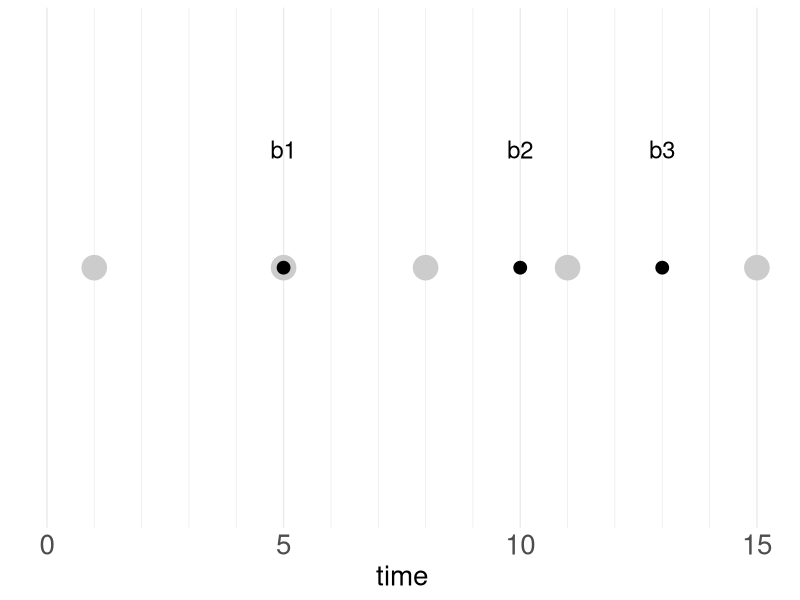
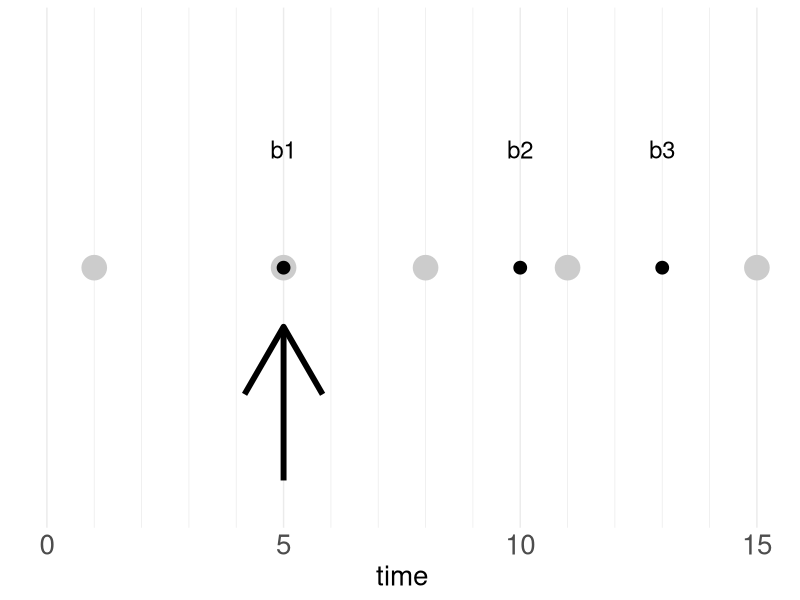
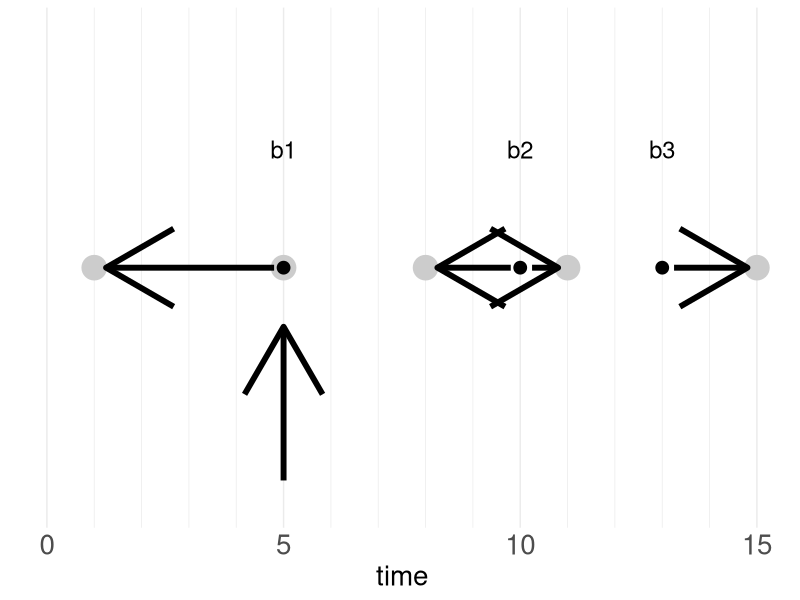
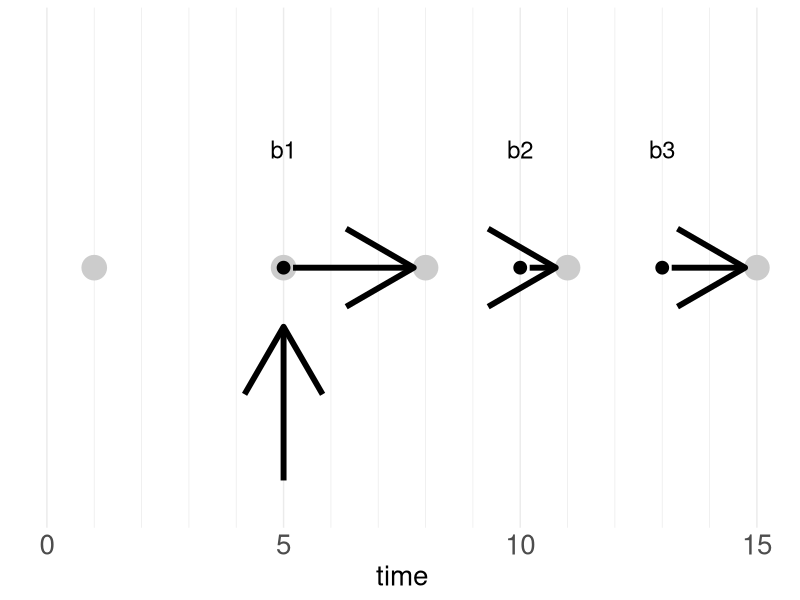
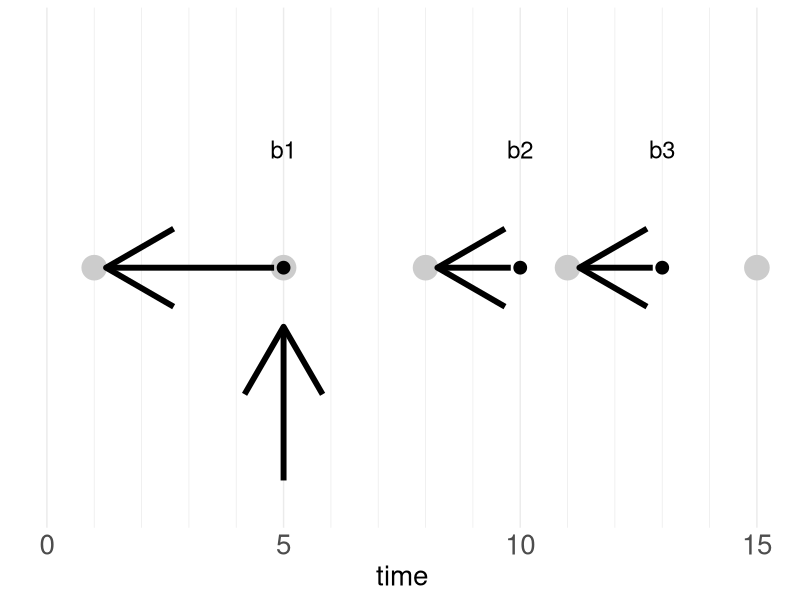
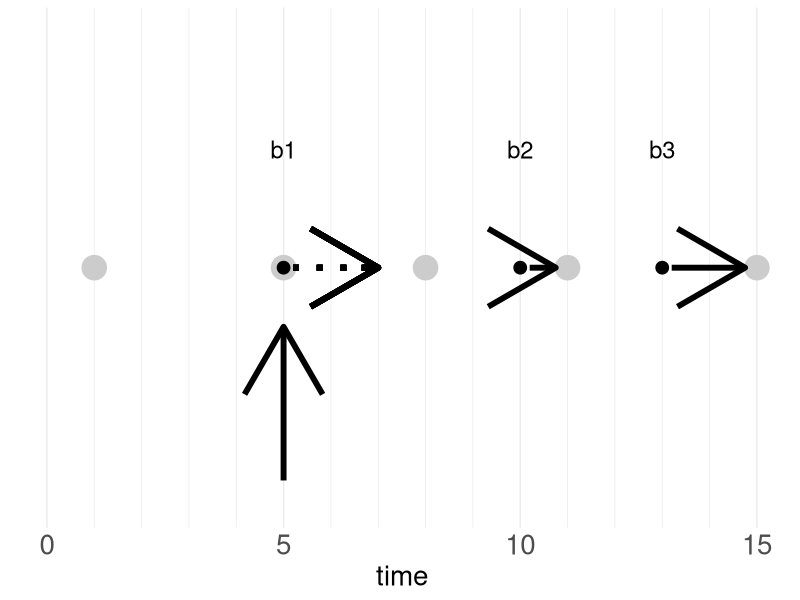
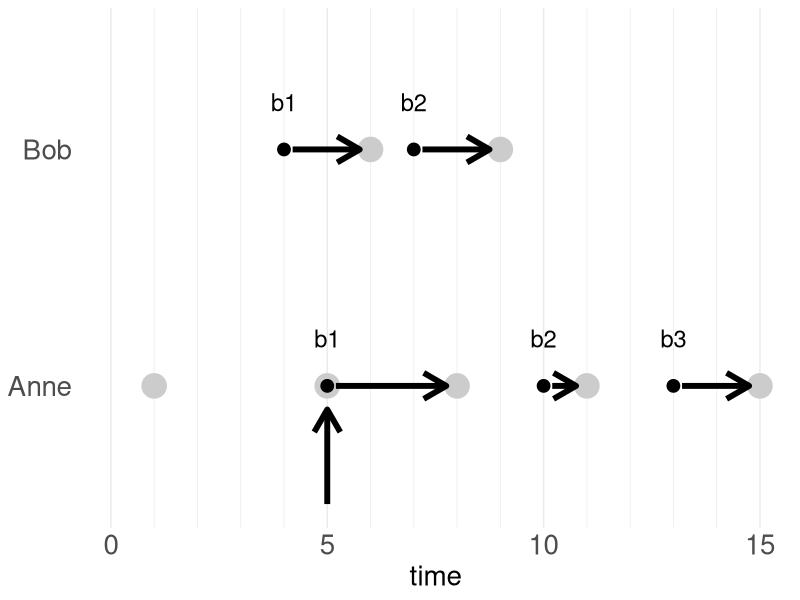
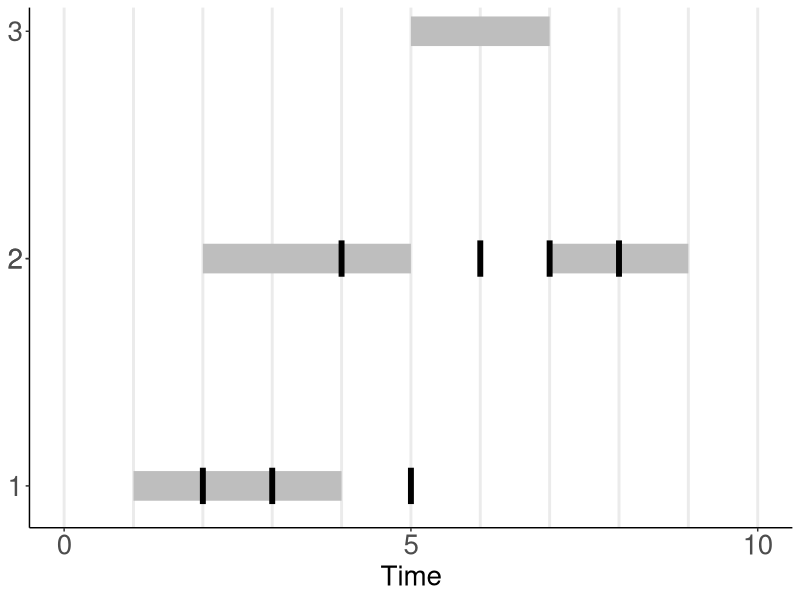

These charts were generated, in order, by the following R code:
## ---- chunk 1
knitr::opts_chunk$set(
  collapse = TRUE,
  comment = "#"
)
## ---- chunk 2
library(data.table)
library(ggplot2)
## ---- chunk 3
library(data.table)
grey <- data.table(time = c(1, 5, 8, 11, 15),
                   v_grey = paste0("g", 1:5))

black <- data.table(time = c(5, 10, 13),
                    v_black = paste0("b", 1:3))

grey
black
## ---- chunk 4

d <- rbindlist(list(grey = grey, black = black), use.names = FALSE, idcol = "device")
setnames(d, c("device", "time", "v"))

# set factor levels for plot order
d[ , device := factor(device, levels = c("grey", "black"))]
## ---- chunk 5

p <- ggplot(d, aes(x = time, y = 1)) +
  geom_point(aes(color = device, size = device)) +
  geom_text(data = d[device == "black"],
            aes(color = device, label = v, y = 1.5), size = 6) +
  scale_x_continuous(limits = c(0, 15),
                     breaks = seq(0, 15, by = 5),
                     minor_breaks = 0:15) +
  scale_y_continuous(limits = c(0, 2)) +
  scale_color_manual(values = c("grey80", "black"), guide = FALSE) +
  scale_size_manual(values = c(8, 4), guide = FALSE) + 
  theme_minimal() +
  theme(panel.grid.major.y = element_blank(),
        panel.grid.minor.y = element_blank(),
        axis.title.y = element_blank(),
        axis.text.y = element_blank(),
        axis.text.x = element_text(size = 20),
        axis.title.x = element_text(size = 20))
p
  
  #geom_text(data = d[g == "grey"], aes(y = 0.8)) +
## ---- chunk 6
grey[c(2, 4)]
## ---- chunk 7
grey[time >= 10]
## ---- chunk 8
black[grey, on = .(time)] 
## ---- chunk 9

d_join <- black[grey, on = "time"]
p +
  geom_segment(data = d_join[!is.na(v_black)],
               aes(x = time, xend = time, y = 0.1, yend = 0.75),
               arrow = arrow(length = unit(0.15, "npc")),
               color = "black", size = 2)
## ---- chunk 10
black[grey, on = "time", roll = "nearest"]
## ---- chunk 11
black[grey, on = "time", .(time_grey = i.time, time_black = x.time, v_black), roll = "nearest"]
## ---- chunk 12

d_near <- black[grey, on = "time", .(x.time, i.time, v_grey, v_black), roll = "nearest"]

p +
  geom_segment(data = d_near[x.time == i.time],
               aes(x = x.time, xend = i.time, y = 0.1, yend = 0.75),
               arrow = arrow(length = unit(0.15, "npc")),
               color = "black", size = 2) +
  geom_segment(data = d_near[x.time > i.time],
               aes(x = x.time - 0.2, xend = i.time + 0.25, y = 1, yend = 1),
               arrow = arrow(length = unit(0.15, "npc")),
               color = "black", size = 2) +
  geom_segment(data = d_near[x.time < i.time],
               aes(x = x.time + 0.25, xend = i.time - 0.2, y = 1, yend = 1),
               arrow = arrow(length = unit(0.15, "npc")),
               color = "black", size = 2)
## ---- chunk 13
black[grey, on = "time", .(time_black = x.time, time_grey = i.time, v_black),
      roll = Inf]
## ---- chunk 14


d_roll_inf <- black[grey, on = "time", .(i.time, x.time, v_black),
                  roll = Inf]
p +
  geom_segment(data = d_roll_inf[x.time == i.time],
               aes(x = x.time, xend = i.time, y = 0.1, yend = 0.75),
               arrow = arrow(length = unit(0.15, "npc")),
               color = "black", size = 2) +
  geom_segment(data = d_roll_inf[x.time < i.time],
               aes(x = x.time + 0.2, xend = i.time - 0.25, y = 1, yend = 1),
               arrow = arrow(length = unit(0.15, "npc")),
               color = "black", size = 2)
## ---- chunk 15

d_roll_neg <- black[grey, on = "time", .(i.time, x.time, v_black), roll = -Inf]

p +
  geom_segment(data = d_roll_neg[x.time == i.time],
               aes(x = x.time, xend = i.time, y = 0.1, yend = 0.75),
               arrow = arrow(length = unit(0.15, "npc")),
               color = "black", size = 2) +
  geom_segment(data = d_roll_neg[x.time > i.time],
               aes(x = x.time - 0.2, xend = i.time + 0.25, y = 1, yend = 1),
               arrow = arrow(length = unit(0.15, "npc")),
               color = "black", size = 2)
## ---- chunk 16

black[grey, on = "time", .(time_black = x.time, time_grey = i.time, v_black), roll = 2]
## ---- chunk 17

d_roll_num <- black[grey, on = "time", .(i.time, x.time, v_black), roll = 2]

p +
  geom_segment(data = d_roll_num[x.time == i.time],
               aes(x = x.time, xend = i.time, y = 0.1, yend = 0.75),
               arrow = arrow(length = unit(0.15, "npc")),
               color = "black", size = 2) +
  geom_segment(data = d_roll_num[x.time < i.time],
               aes(x = x.time + 0.2, xend = i.time - 0.25, y = 1, yend = 1),
               arrow = arrow(length = unit(0.15, "npc")),
               color = "black", size = 2) +
  # hardcode a dashed arrow for the roll which doesn't reach the next i.time... 
  geom_segment(aes(x = 5 + 0.2, xend = 5 + 2, y = 1, yend = 1),
               color = "black", linetype = "dotted", size = 2) +
  geom_segment(aes(x = 5 + 2 - 0.25 - 0.1, xend = 5 + 2, y = 1, yend = 1),
               arrow = arrow(length = unit(0.15, "npc")),
               color = "black", size = 2)
  
## ---- chunk 18
grey_2 <- data.table(
  person = c("Anne", "Anne", "Anne", "Anne", "Anne", "Bob", "Bob"),
  device = "grey",
  time = c(1, 5, 8, 11, 15, 6, 9),
  v = c("g1", "g2", "g3", "g4", "g5", "g1", "g2"))

black_2 <- data.table(
  person = c("Anne", "Anne", "Anne", "Bob", "Bob"),
  device = "black",
  time = c(5, 10, 13, 4, 7),
  v = c("b1", "b2", "b3", "b1", "b2"))

grey_2
black_2

## ---- chunk 19
# combine data for plotting
d2 <- rbindlist(list(grey_2, black_2))

# set factor levels for plot order
d2[ , device := factor(device, levels = c("grey", "black"))]

## ---- chunk 20


d_group_rollinf <- black_2[grey_2, on = .(person, time),
                         .(person, time_black = x.time, time_grey = i.time, v),
                         roll = Inf]

p <- ggplot(d2, aes(x = time, y = person, label = v)) +
  geom_point(aes(color = device, size = device)) +
  geom_text(data = d2[device == "black"], size = 6, nudge_y = 0.2) +
  scale_x_continuous(limits = c(0, 15),
                     breaks = seq(0, 15, by = 5),
                     minor_breaks = 0:15) +
  scale_color_manual(values = c("grey80", "black"), guide = FALSE) +
  scale_size_manual(values = c(8, 4), guide = FALSE) + 
  theme_minimal() +
  theme(panel.grid.major.y = element_blank(),
        panel.grid.minor.y = element_blank(),
        axis.title.x = element_text(size = 20),
        axis.title.y = element_blank(),
        axis.text = element_text(size = 20))

p + geom_segment(data = d_group_rollinf[time_black == time_grey],
               aes(x = time_black, xend = time_black, y = as.numeric(as.factor(person)) - 0.5, yend = as.numeric(as.factor(person)) - 0.1),
               arrow = arrow(length = unit(0.05, "npc")),
               color = "black", size = 2) +
  geom_segment(data = d_group_rollinf[time_black < time_grey],
               aes(x = time_black + 0.2, xend = time_grey - 0.25, y = person, yend = person),
               arrow = arrow(length = unit(0.05, "npc")),
               color = "black", size = 2)
## ---- chunk 21
periods <- data.table(person =  c(1,  2,  2,  3),
                      start = c(1, 2, 7,  5),
                      end =   c(4, 5, 9,  7))

events <- data.table(person = rep(1:2, c(3, 4)),
                     time = c(2, 3, 5, 4, 6, 7, 8))

periods
events
## ---- chunk 22

p <- ggplot() +
  geom_segment(data = periods,
               aes(x = start, xend = end, y = person, yend = person),
               size = 10, color = "grey") +
  geom_segment(data = events, aes(x = time, xend = time, y = person - 0.08, yend = person + 0.08),
               color = "black", size = 2) +
  scale_x_continuous(limits = c(0, 10),
                     breaks = seq(0, 10, by = 5),
                     minor_breaks = 0:10) +
  scale_y_continuous(breaks = periods$person) +
  labs(x = "Time") +
  theme_classic() +
  theme(panel.grid.major.x = element_line(size = 1),
        panel.grid.minor.x = element_line(size = 1),
        panel.grid.major.y = element_blank(),
        panel.grid.minor.y = element_blank(),
        axis.text.x = element_text(size = 20),
        axis.title.x = element_text(size = 20),
        axis.text.y = element_text(size = 20),
        axis.title.y = element_blank())
p

## ---- chunk 23
events[periods, on = .(person, time >= start, time <= end)]
## ---- chunk 24
events[periods, on = .(person, time >= start, time <= end),
       .(person, start, end, time = x.time)]
## ---- chunk 25
events_2 <- events[person == 2]
periods_2 <- periods[person == 2]
## ---- chunk 26
events_2[inrange(time, periods_2$start, periods_2$end)]
## ---- chunk 27
events_2[inrange(time, lower = c(1, 8), upper = c(5, 10))]
## ---- chunk 28
events_2[between(time, 5, 7)]
## ---- chunk 29
d <- data.table(time = 1:10, state = c(0, 0, 1, 1, 1, 0, 0, 0, 1, 1))
d[ , r := rleid(state)]
d
## ---- chunk 30

d_rleid <- data.table(time = 1:10, state = factor(c(0, 0, 1, 1, 1, 0, 0, 0, 1, 1)))
d_seg <- d_rleid[ , .(start = first(time), end = last(time)), by = .(r = rleid(state))]
d_seg[ , x_lab := rowMeans(.SD), .SDcols = start:end]


ggplot() +
  geom_point(data = d_rleid, aes(x = time, y = 1, color = state), size = 8) + 
  geom_segment(data = d_seg,
               aes(x = start, xend = end, y = 1.4, yend = 1.4)) +
  geom_text(data = d_seg, aes(x = x_lab, y = 1.7, label = r), size = 6) +
  scale_x_continuous(limits = c(0, 10),
                     breaks = seq(0, 10, by = 2)) +
  annotate(geom = "text", x = 1, y = 1.7, label = "rleid:", size = 6, hjust = "right") +
  #minor_breaks = 0:10) +
  scale_y_continuous(limits = c(0, 2)) +
  scale_color_manual(values = c("grey80", "black"), guide = FALSE) +
  scale_size_manual(values = c(8, 4), guide = FALSE) + 
  theme_minimal() +
  theme(panel.grid.major.y = element_blank(),
        panel.grid.minor.y = element_blank(),
        axis.title.y = element_blank(),
        axis.text.y = element_blank(),
        axis.text.x = element_text(size = 20),
        axis.title.x = element_text(size = 20))
## ---- chunk 31
x <- 1:4
x

# lag, n = 1L (default), fill = NA (default)
shift(x, type = "lag", n = 1L, fill = NA)

# lag, set fill value
shift(x, type = "lag", n = 1L, fill = 0L)

# lead, n = 1
shift(x, type = "lead")

# lag, multiple offsets in n
shift(x, type = "lag", n = 1:2)

# let shift give names to the list elements
shift(x, type = "lag", n = 1:2, give.names = TRUE)

## ---- chunk 32
d <- data.table(site = rep("a", 4),
                year = c(2006:2009),
                temp = c(2, 6, 15, 20),
                prec = c(10, 20, 50, 80))
d
## ---- chunk 33
cols <- c("temp", "prec")
n <- 1:2
lagcols <- paste(cols, "lag", rep(n, each = length(cols)), sep = "_")

d[ , (lagcols) := shift(.SD, type = "lag", n = n), .SDcols = cols]
d
## ---- chunk 34
d <- data.table(site = rep(c("a", "b"), c(4, 3)),
                year = c(2006:2009, 2005:2007),
                temp = c(2, 6, 15, 20, 10, 16, 12),
                prec = c(10, 20, 50, 80, 4, 8, 6))

cols <- c("temp", "prec")
n <- 1
lagcols <- paste(cols, "lag", rep(n, each = length(cols)), sep = "_")

d[ , (lagcols) := shift(.SD, type = "lag", n = n), .SDcols = cols, by = .(site)]
d
## ---- chunk 35
d <- data.table(site = rep("a", 4),
                year = c(2006:2009),
                temp = c(2, 6, 15, 20),
                prec = c(10, 20, 50, 80))

cols <- c("temp", "prec")

d[ , shift(.SD, type = "lag", n = 0:2, give.names = TRUE), .SDcols = cols]
## ---- chunk 36
x <- c(1, NA, 3, NA, NA, 6, NA)
x

# last observation carried forward
nafill(x, type = "locf")

# next observation carried backward
nafill(x, type = "nocb")
## ---- chunk 37
d <- data.table(x = c(1, NA, 3, NA, 5),
                y = c(NA, 2, 3, 4, NA),
                z = c(1, NA, NA, 4, 5))
d

nafill(d, type = "locf")
## ---- chunk 38
d2 <- copy(d)

setnafill(d2, type = "locf")
d2
## ---- chunk 39
setnafill(d, type = "locf", cols = c("x", "z"))
d
## ---- chunk 40

idate <- as.IDate("2020-04-28")
class(idate)
typeof(idate)
## ---- chunk 41
as.IDate("04/28/2018", format = "%m/%m/%Y") 
## ---- chunk 42
as.IDate(1L)

as.IDate(1L, origin = "2020-05-01")
